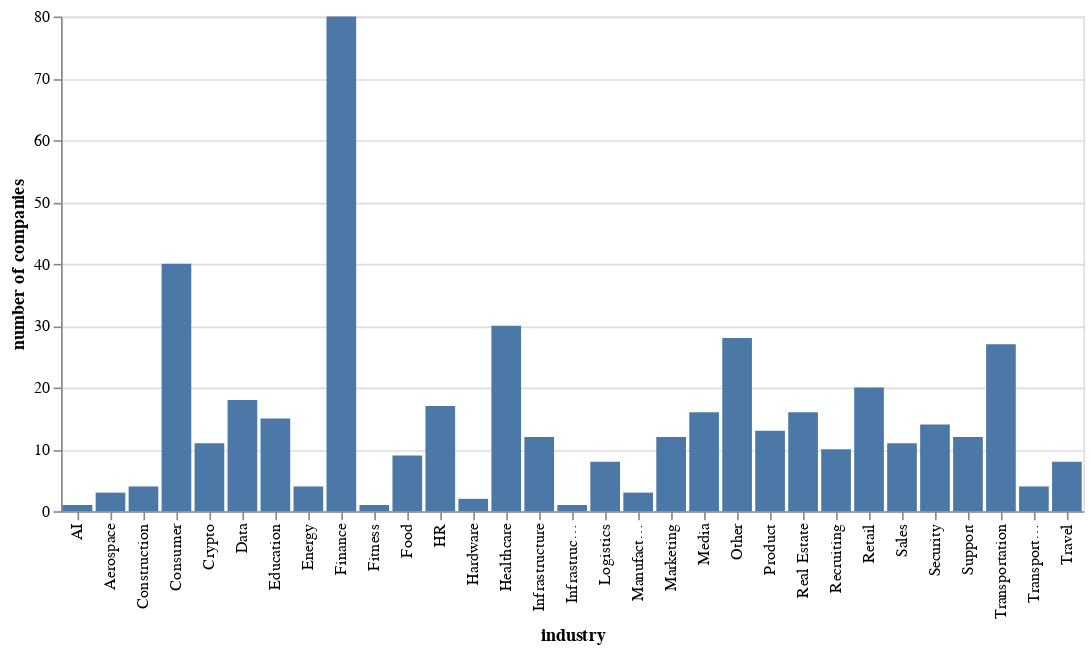

The cell this chart's notebook holds for it:
### Markdown cell above
8. Create a bar chart from the tech_layoffs dataset using Altair. Plot the number of companies from each industry in the San Francisco Bay Area that are included in the data. Be sure to give the plot human-readable titles. Paste in a screen shot.

### Code cell
tech_layoffs_plot = alt.Chart(tech_layoffs_df[tech_layoffs_df['Location_HQ']=='San Francisco Bay Area']).mark_bar().encode(
    x=alt.X('Industry').title('industry'),
    y=alt.Y('count()').title('number of companies')
)
tech_layoffs_plot

### Figure 1 — Vega-Lite specification as saved in the notebook (floating-point values rounded to 4 significant figures; data arrays with more than 128 entries replaced by an {"elided": "..."} marker saying what was removed)
{"config": {"view": {"continuousWidth": 300, "continuousHeight": 300}}, "data": {"name": "data-38d62f5e07aa258d2d52e9e741be86a0"}, "mark": {"type": "bar"}, "encoding": {"x": {"field": "Industry", "title": "industry", "type": "nominal"}, "y": {"aggregate": "count", "title": "number of companies", "type": "quantitative"}}, "$schema": "https://vega.github.io/schema/vega-lite/v5.8.0.json", "datasets": {"data-38d62f5e07aa258d2d52e9e741be86a0": {"elided": "450 records"}}}
